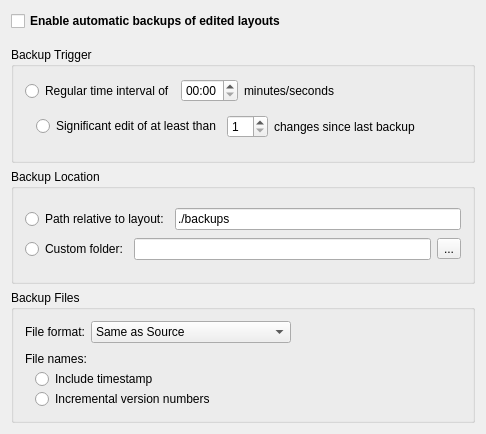
<?xml version="1.0" encoding="UTF-8"?>
<ui version="4.0">
 <class>AutoBackupConfigPage</class>
 <widget class="QFrame" name="AutoBackupConfigPage">
  <property name="geometry">
   <rect>
    <x>0</x>
    <y>0</y>
    <width>486</width>
    <height>434</height>
   </rect>
  </property>
  <property name="windowTitle">
   <string>Application Settings</string>
  </property>
  <layout class="QVBoxLayout" name="verticalLayout_5">
   <item>
    <widget class="QCheckBox" name="enable_auto_backup_chb">
     <property name="font">
      <font>
       <weight>75</weight>
       <bold>true</bold>
      </font>
     </property>
     <property name="text">
      <string>Enable automatic backups of edited layouts</string>
     </property>
    </widget>
   </item>
   <item>
    <spacer name="verticalSpacer">
     <property name="orientation">
      <enum>Qt::Vertical</enum>
     </property>
     <property name="sizeType">
      <enum>QSizePolicy::Fixed</enum>
     </property>
     <property name="sizeHint" stdset="0">
      <size>
       <width>20</width>
       <height>10</height>
      </size>
     </property>
    </spacer>
   </item>
   <item>
    <widget class="QGroupBox" name="backupTriggerGroupBox">
     <property name="title">
      <string>Backup Trigger</string>
     </property>
     <layout class="QVBoxLayout" name="verticalLayout_2">
      <property name="spacing">
       <number>0</number>
      </property>
      <item>
       <layout class="QHBoxLayout" name="horizontalLayout_2">
        <item>
         <widget class="QRadioButton" name="trigger_by_timeout_rb">
          <property name="text">
           <string>Regular time interval of</string>
          </property>
         </widget>
        </item>
        <item>
         <widget class="QTimeEdit" name="timeout_te">
          <property name="currentSection">
           <enum>QDateTimeEdit::MinuteSection</enum>
          </property>
          <property name="displayFormat">
           <string>mm:ss</string>
          </property>
         </widget>
        </item>
        <item>
         <widget class="QLabel" name="label_2">
          <property name="text">
           <string>minutes/seconds</string>
          </property>
         </widget>
        </item>
        <item>
         <spacer name="horizontalSpacer_7">
          <property name="orientation">
           <enum>Qt::Horizontal</enum>
          </property>
          <property name="sizeHint" stdset="0">
           <size>
            <width>40</width>
            <height>20</height>
           </size>
          </property>
         </spacer>
        </item>
       </layout>
      </item>
      <item>
       <widget class="QWidget" name="trigger_by_changes_widget" native="true">
        <layout class="QHBoxLayout" name="trigger_by_changes_horizontal_layout">
         <item>
          <widget class="QRadioButton" name="trigger_by_changes_rb">
           <property name="text">
            <string>Significant edit of at least than</string>
           </property>
          </widget>
         </item>
         <item>
          <widget class="QSpinBox" name="max_changes_sb">
           <property name="minimum">
            <number>1</number>
           </property>
          </widget>
         </item>
         <item>
          <widget class="QLabel" name="label">
           <property name="text">
            <string>changes since last backup</string>
           </property>
          </widget>
         </item>
         <item>
          <spacer name="horizontalSpacer_8">
           <property name="orientation">
            <enum>Qt::Horizontal</enum>
           </property>
           <property name="sizeHint" stdset="0">
            <size>
             <width>40</width>
             <height>20</height>
            </size>
           </property>
          </spacer>
         </item>
        </layout>
       </widget>
      </item>
     </layout>
    </widget>
   </item>
   <item>
    <widget class="QGroupBox" name="backupLocationGroupBox">
     <property name="title">
      <string>Backup Location</string>
     </property>
     <layout class="QVBoxLayout" name="verticalLayout_3">
      <property name="spacing">
       <number>0</number>
      </property>
      <item>
       <layout class="QHBoxLayout" name="horizontalLayout_10">
        <item>
         <widget class="QRadioButton" name="relative_path_rb">
          <property name="text">
           <string>Path relative to layout:</string>
          </property>
         </widget>
        </item>
        <item>
         <widget class="QLineEdit" name="relative_path_le">
          <property name="text">
           <string>./backups</string>
          </property>
         </widget>
        </item>
       </layout>
      </item>
      <item>
       <layout class="QHBoxLayout" name="horizontalLayout_4">
        <item>
         <widget class="QRadioButton" name="custom_folder_rb">
          <property name="text">
           <string>Custom folder:</string>
          </property>
         </widget>
        </item>
        <item>
         <widget class="QLineEdit" name="folder_path_le"/>
        </item>
        <item>
         <widget class="QToolButton" name="browse_pb">
          <property name="text">
           <string>...</string>
          </property>
         </widget>
        </item>
       </layout>
      </item>
     </layout>
    </widget>
   </item>
   <item>
    <widget class="QGroupBox" name="backupFilesGroupBox">
     <property name="title">
      <string>Backup Files</string>
     </property>
     <layout class="QVBoxLayout" name="verticalLayout_6">
      <item>
       <layout class="QHBoxLayout" name="horizontalLayout_6">
        <item>
         <widget class="QLabel" name="label_3">
          <property name="text">
           <string>File format:</string>
          </property>
         </widget>
        </item>
        <item>
         <widget class="QComboBox" name="file_format_cob">
          <item>
           <property name="text">
            <string>Same as Source</string>
           </property>
          </item>
          <item>
           <property name="text">
            <string>GDS II Binary file</string>
           </property>
          </item>
          <item>
           <property name="text">
            <string>GDS II Binary file (compressed)</string>
           </property>
          </item>
          <item>
           <property name="text">
            <string>GDS II Text file</string>
           </property>
          </item>
          <item>
           <property name="text">
            <string>OASIS file</string>
           </property>
          </item>
         </widget>
        </item>
        <item>
         <spacer name="horizontalSpacer_2">
          <property name="orientation">
           <enum>Qt::Horizontal</enum>
          </property>
          <property name="sizeHint" stdset="0">
           <size>
            <width>40</width>
            <height>20</height>
           </size>
          </property>
         </spacer>
        </item>
       </layout>
      </item>
      <item>
       <layout class="QVBoxLayout" name="verticalLayout_4">
        <property name="spacing">
         <number>0</number>
        </property>
        <item>
         <layout class="QHBoxLayout" name="horizontalLayout_9">
          <item>
           <widget class="QLabel" name="label_4">
            <property name="text">
             <string>File names:</string>
            </property>
           </widget>
          </item>
          <item>
           <spacer name="horizontalSpacer_6">
            <property name="orientation">
             <enum>Qt::Horizontal</enum>
            </property>
            <property name="sizeHint" stdset="0">
             <size>
              <width>40</width>
              <height>20</height>
             </size>
            </property>
           </spacer>
          </item>
         </layout>
        </item>
        <item>
         <layout class="QHBoxLayout" name="horizontalLayout_7">
          <item>
           <spacer name="horizontalSpacer">
            <property name="orientation">
             <enum>Qt::Horizontal</enum>
            </property>
            <property name="sizeType">
             <enum>QSizePolicy::Fixed</enum>
            </property>
            <property name="sizeHint" stdset="0">
             <size>
              <width>10</width>
              <height>20</height>
             </size>
            </property>
           </spacer>
          </item>
          <item>
           <widget class="QRadioButton" name="include_timestamp_rb">
            <property name="text">
             <string>Include timestamp</string>
            </property>
           </widget>
          </item>
          <item>
           <spacer name="horizontalSpacer_4">
            <property name="orientation">
             <enum>Qt::Horizontal</enum>
            </property>
            <property name="sizeHint" stdset="0">
             <size>
              <width>40</width>
              <height>20</height>
             </size>
            </property>
           </spacer>
          </item>
         </layout>
        </item>
        <item>
         <layout class="QHBoxLayout" name="horizontalLayout_8">
          <item>
           <spacer name="horizontalSpacer_3">
            <property name="orientation">
             <enum>Qt::Horizontal</enum>
            </property>
            <property name="sizeType">
             <enum>QSizePolicy::Fixed</enum>
            </property>
            <property name="sizeHint" stdset="0">
             <size>
              <width>10</width>
              <height>20</height>
             </size>
            </property>
           </spacer>
          </item>
          <item>
           <widget class="QRadioButton" name="incremental_version_numbers_rb">
            <property name="text">
             <string>Incremental version numbers</string>
            </property>
           </widget>
          </item>
          <item>
           <spacer name="horizontalSpacer_5">
            <property name="orientation">
             <enum>Qt::Horizontal</enum>
            </property>
            <property name="sizeHint" stdset="0">
             <size>
              <width>40</width>
              <height>20</height>
             </size>
            </property>
           </spacer>
          </item>
         </layout>
        </item>
       </layout>
      </item>
     </layout>
    </widget>
   </item>
  </layout>
 </widget>
 <layoutdefault spacing="6" margin="11"/>
 <resources/>
 <connections/>
</ui>
